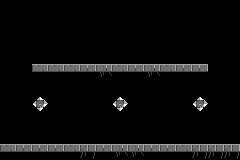

A level layout from a 2D game, rendered from its tile map. Below: a short description, then the map file with its tile-grid data intact:
An orthogonal 15x10 tile map with 16x16 px tiles, 1 tile layer (Tile Layer 1).

<map version="1.0" orientation="orthogonal" renderorder="right-down" width="15" height="10" tilewidth="16" tileheight="16" nextobjectid="1">
 <tileset firstgid="1" name="tileset" tilewidth="16" tileheight="16">
  <image source="../images/tileset.png" width="128" height="112" />
 </tileset>
 <layer name="Tile Layer 1" width="15" height="10">
  <data encoding="csv">
0,0,0,0,0,0,0,0,0,0,0,0,0,0,0,
0,0,0,0,0,0,0,0,0,0,0,0,0,0,0,
0,0,0,0,0,0,0,0,0,0,0,0,0,0,0,
0,0,0,0,0,0,0,0,0,0,0,0,0,0,0,
0,0,42,42,42,41,40,42,41,40,42,41,41,0,0,
0,0,0,0,0,0,0,0,0,0,0,0,0,0,0,
0,0,2684354591,0,0,0,0,2684354591,0,0,0,0,2684354591,0,0,
0,0,0,0,0,0,0,0,0,0,0,0,0,0,0,
0,0,0,0,0,0,0,0,0,0,0,0,0,0,0,
42,41,41,41,42,39,41,40,40,41,41,42,39,39,39
</data>
 </layer>
</map>
